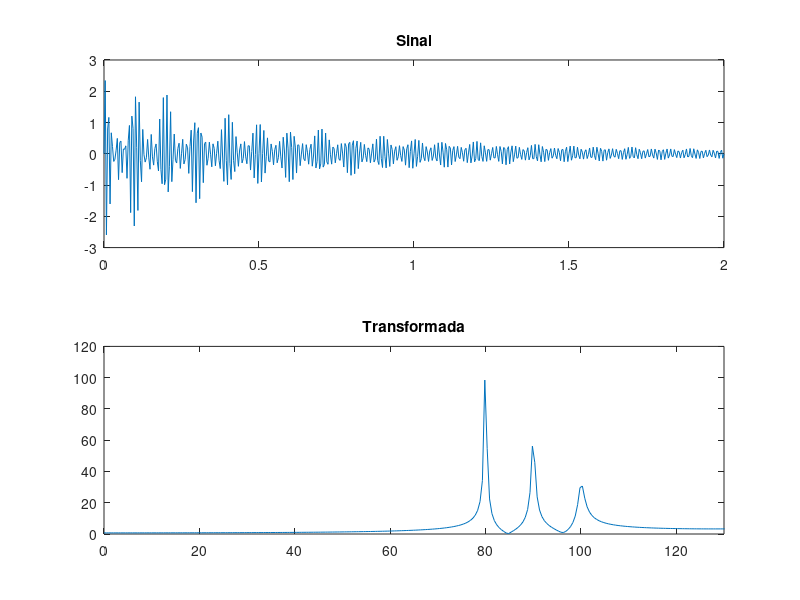

Reproduce this figure in MATLAB.
clear; clc; close all;
% Measuring Multiple Frequencies
f1 = 80; 
f2 = 90;
f3 = 100; % Alterar este valor para 200 para obter a outra figura
SR = 256;
T1 = 1; T2 = 0.5; T3 = 0.25;
dt = 1 / SR;
t = 0:dt:2;
s = sin(2 * pi * f1 * t) .* exp((-t) / T1) + sin(2 * pi * f2 * t) .* exp((-t) / T2) + sin(2 * pi * f3 * t) .* exp((-t) / T3);

% Transformada de Fourier
S = fft(s);
f = (0:length(s) - 1) * SR / length(s);
figure();
subplot(2, 1, 1);
plot(t, s); title('Sinal');
subplot(2, 1, 2);
plot(f, abs(S)); title('Transformada');
xlim ([0 130]);
ylim ([0 120]);